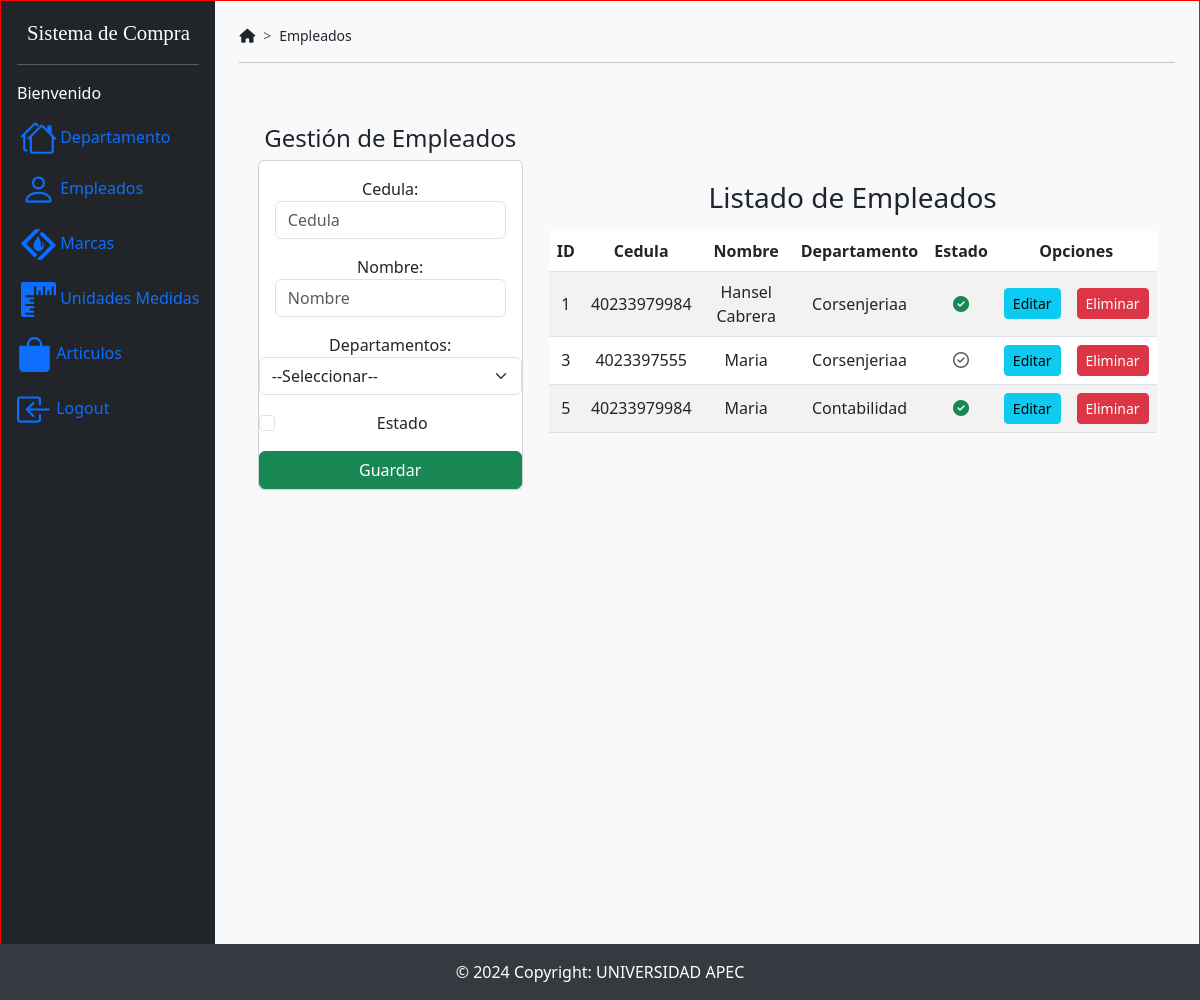
The app's page /principalEmpleados, older data.
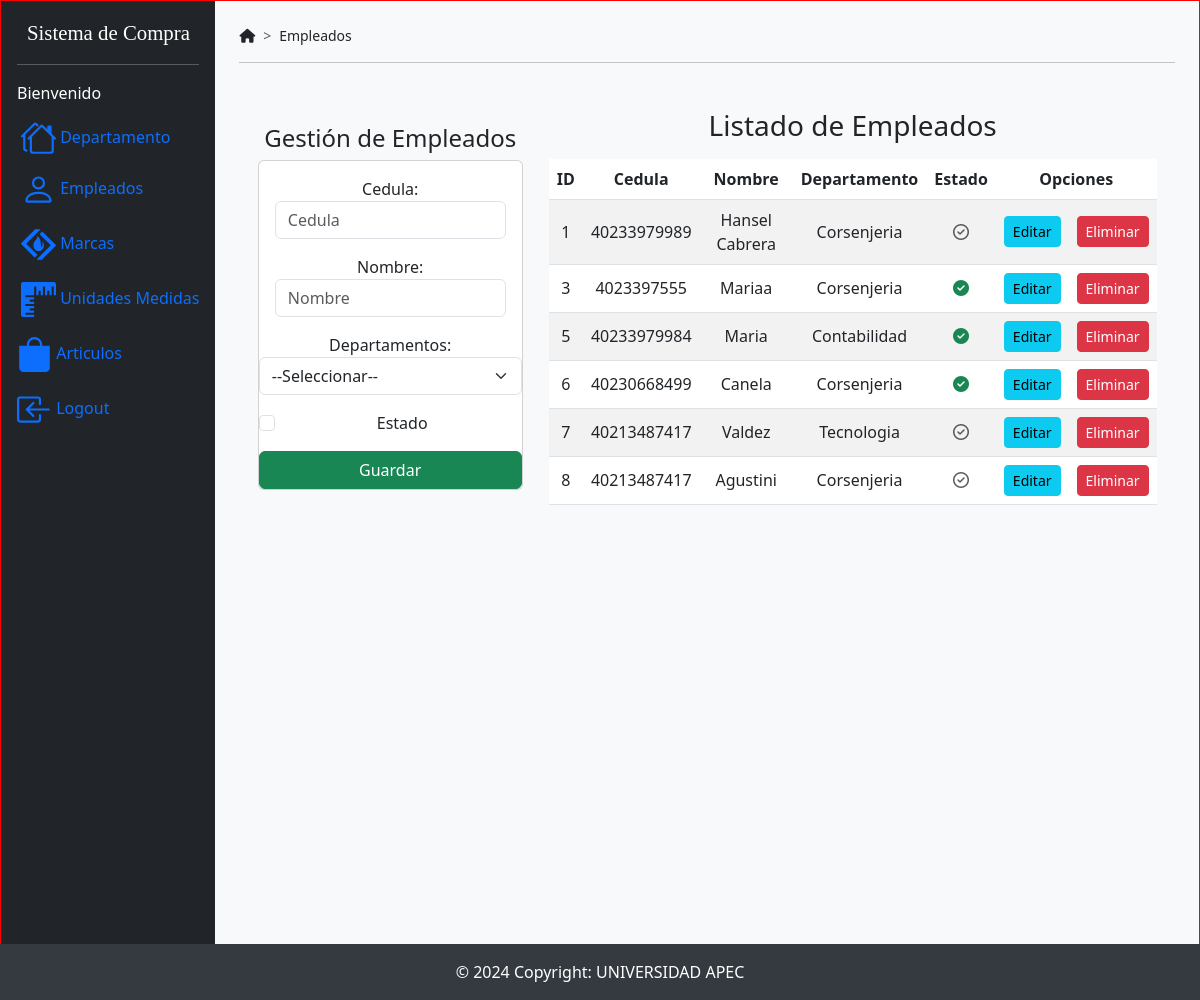
The same page, newer data.
### SistemaCompraApp/models.py (models this page shows)
class Empleados(models.Model):
    idempleado = models.AutoField(db_column='IdEmpleado', primary_key=True, blank=False, null=False)  # Field name made lowercase.
    cedula = models.TextField(db_column='Cedula')  # Field name made lowercase.
    nombre = models.TextField(db_column='Nombre')  # Field name made lowercase.
    departamento = models.ForeignKey(Departamentos, models.DO_NOTHING, db_column='Departamento', blank=True, null=True)  # Field name made lowercase.
    estado = models.TextField(db_column='Estado', blank=True, null=True)  # Field name made lowercase.
    class Meta:
        managed = False
        db_table = 'Empleados'

class Departamentos(models.Model):
    iddepartamento = models.AutoField(db_column='IdDepartamento', primary_key=True, blank=False, null=False)  # Field name made lowercase.
    nombre = models.TextField(db_column='Nombre')  # Field name made lowercase.
    estado = models.BooleanField(db_column='Estado', blank=True, null=True)  # Field name made lowercase.
    class Meta:
        managed = False
        db_table = 'Departamentos'

### SistemaCompraApp/views.py (the view)
# urls.py: path('principalEmpleados',views.principalEmpleados),
def principalEmpleados(request):
    empleados = Empleados.objects.all()
    departamentos = Departamentos.objects.all()
    return render(request, 'principalEmpleados.html',{
        'empleados':empleados,
        'departamentos':departamentos
    })

### SistemaCompraApp/templates/principalEmpleados.html (shortened to what this page needs)
{% extends "./base.html" %} {% block title %}Sistema de Compras{% endblock %}
{%block navegacion %}Empleados{% endblock %} {% block body %}
<div class="row">
  <div class="col-sm-12 col-md-8 col-lg-6 col-xl-11 mb-4">
    <h4>Gestión de Empleados</h4>
    <div class="card">
      <div class="card-body">
        <form action="/registrarEmpleado/" method="post">
          <div class="form-group mb-3">
            <label for="txtCedulaEmpleado">Cedula:</label>
            <input
              type="text"
              name="txtEmpleadoCedula"
              id="txtEmpleadoCedula"
              class="form-control"
              placeholder="Cedula"
              minlength="1"
              maxlength="11"
              required
              pattern="[0-9]+"
              title="Solo numeros; sin espacios o caracteres especiales"
            />
          </div>
            <label for="txtEmpleadoNombre">Nombre:</label>
            <input
              type="text"
              name="txtEmpleadoNombre"
              id="txtEmpleadoNombre"
              class="form-control"
              placeholder="Nombre"
              minlength="1"
              maxlength="500"
              required
            />
          </div>
          <div class="form-group mb-3">
            <label for="txtDepartamentoId">Departamentos:</label>
            <select class="form-select"
                    name="txtDepartamentoId"
                    id="txtDepartamentoId">
                <option selected>--Seleccionar--</option>
            </select>
        </div>
          <div class="form-check mb-3">
            <input
              class="form-check-input"
              type="checkbox"
              name="txtEmpleadoEstado"
              id="txtEmpleadoEstado"
              required
            />
            <label class="form-check-label" for="txtEmpleadoEstado"
              >Estado</label
            >
          </div>
          <div class="d-grid">
            <button type="submit" class="btn btn-success text-white">
              Guardar
            </button>
          </div>
      </div>
    </div>
  </div>
  <div class="col-sm-12 col-md-6 col-lg-8 col-xl-8">
    <h3>Listado de Empleados</h3>
    <div class="table-responsive py-2">
      <table class="table table-striped">
        <thead>
          <tr>
            <th>ID</th>
            <th>Cedula</th>
            <th>Nombre</th>
            <th>Departamento</th>
            <th>Estado</th>
            <th colspan="2">Opciones</th>
          </tr>
        </thead>
        <tbody>
          {% for empleado in empleados %}
          <tr>
            <td>{{ empleado.idempleado }}</td>
            <td>{{ empleado.cedula }}</td>
            <td>{{empleado.nombre }}</td>
            <td>{{ empleado.departamento.nombre }}</td>
            <td>
              {% if empleado.estado == "1" %}
              <i class="fa-solid fa-circle-check text-success"></i>
              {% else %}
              <i class="fa-regular fa-circle-check text-muted"></i>
              {% endif %}
            </td>
            <td>
              <a href="edicionEmpleados/{{ empleado.idempleado }}"
                class="btn btn-info btn-sm"
                >Editar</a
              >
            </td>
            <td>
              <a
                href="eliminarEmpleado/{{ empleado.idempleado }}"
                class="btn btn-danger btn-sm btnEliminacion"
                >Eliminar</a
              >
            </td>
          </tr>
          {% endfor %}
        </tbody>
      </table>
    </div>
  </div>
</div>
{% endblock %}

### SistemaCompraApp/templates/base.html (shortened to what this page needs)
<!doctype html>
<html lang="en">
<head>
    {% load static %}
    <link href="https://cdn.jsdelivr.net/npm/bootstrap@5.3.0-alpha3/dist/css/bootstrap.min.css" rel="stylesheet">
    <link rel="stylesheet" href="https://cdnjs.cloudflare.com/ajax/libs/font-awesome/6.4.0/css/all.min.css"/>
    <link rel="stylesheet" href="{% static 'css/baseDesign.css' %}">
</head>
<body>
<div class="wrapper">
    <div class="container-fluid p-0 d-flex h-100 content">
        <div id="bdSidebar" class="d-flex flex-column flex-shrink-0 p-3 bg-dark text-white offcanvas-md offcanvas-start">
            <a href="#" class="navbar-brand titulo">Sistema de Compra</a>
            <hr>
            <span class="nav-link">Bienvenido <b>{{ user.username }}</b></span>
            <ul class="nav nav-pills flex-column mb-sm-auto mb-0 align-items-center align-items-sm-start">
                <li class="nav-item mt-2 px-0">
                    <a href="/principalDepartamentos" class="nav-link align-middle px-0">
                          Departamento
                    </a>
                </li>
                <li class="nav-item mb-1">
                    <a href="/principalEmpleados" class="nav-link align-middle px-0">
                           Empleados
                    </a>
                </li>
                <li class="nav-item mb-1">
                    <a href="/principalMarcas" class="nav-link align-middle px-0">
                           Marcas
                    </a>
                </li>
                <li class="nav-item mb-1">
                    <a href="/principalUnidadesdeMedida" class="nav-link align-middle px-0">
                        <svg xmlns="http://www.w3.org/2000/svg" width="35" height="35" fill="currentColor" class="bi bi-rulers  ms-1 d-none d-sm-inline" viewBox="0 0 16 16">
                            <path d="M1 0a1 1 0 0 0-1 1v14a1 1 0 0 0 1 1h5v-1H2v-1h4v-1H4v-1h2v-1H2v-1h4V9H4V8h2V7H2V6h4V2h1v4h1V4h1v2h1V2h1v4h1V4h1v2h1V2h1v4h1V1a1 1 0 0 0-1-1z"/>
                          </svg>  Unidades Medidas
                    </a>
                </li>
                <li class="nav-item mb-1">
                    <a href="/principalArticulos" class="nav-link align-middle px-0">
                        <svg xmlns="http://www.w3.org/2000/svg" width="35" height="35" fill="currentColor" class="bi bi-bag-fill" viewBox="0 0 16 16">
                            <path d="M8 1a2.5 2.5 0 0 1 2.5 2.5V4h-5v-.5A2.5 2.5 0 0 1 8 1m3.5 3v-.5a3.5 3.5 0 1 0-7 0V4H1v10a2 2 0 0 0 2 2h10a2 2 0 0 0 2-2V4z"/>
                          </svg> Articulos
                    </a>
                </li>
                <li class="nav-item mb-1">
                    <a href="/logout" class="nav-link align-middle px-0">
                           Logout
                    </a>
                </li>
            </ul>
        </div>
        <div class="bg-light flex-fill">
            <div class="p-4">
                <nav style="--bs-breadcrumb-divider:'>';font-size:14px">
                    <ol class="breadcrumb">
                        <li class="breadcrumb-item"><i class="fa-solid fa-house"></i></li>
                        <li class="breadcrumb-item">{% block navegacion %}{% endblock %}</li>
                    </ol>
                </nav>
                <hr>
                <div class="container content-centered">
                    {% block body %}
                    {% endblock %}
                </div>
            </div>
        </div>
    </div>
    <footer class="fixed-bottom">
        © 2024 Copyright: UNIVERSIDAD APEC
    </footer>
{% load sweetify %}
</body>
</html>

### SistemaCompraApp/static/css/baseDesign.css (style rules this page uses)
th, td { text-align: center; vertical-align: middle; }
body { height: 1000px; border: 1px solid red; position: relative; }

### SistemaCompraApp/templates/base.html (style rules this page uses)
.content-centered { display: flex; justify-content: center; align-items: center; min-height: 60vh; text-align: center; }
.wrapper { display: flex; flex-direction: column; min-height: 100%; }
.content { flex: 1; }
a { text-decoration: none; color: blue; }
.titulo { font-family: 'Times New Roman', Times, serif; margin-left: 10px; font-size: 1.3rem; }
footer { background-color: #343a40; color: white; text-align: center; padding: 1rem 0; }

Row changes from the older to the newer data that the page shows:
changed Empleados "Hansel Cabrera": cedula "40233979984" → "40233979989"; departamento.nombre "Corsenjeriaa" → "Corsenjeria"; Estado "1" → "0" (drawn)
changed Empleados id 3: nombre "Maria" → "Mariaa"; departamento.nombre "Corsenjeriaa" → "Corsenjeria"; Estado "0" → "1" (drawn)
added Empleados: idempleado "6", cedula "40230668499", nombre "Canela", departamento.nombre "Corsenjeria", Estado "1" (drawn)
added Empleados: idempleado "7", cedula "40213487417", nombre "Valdez", departamento.nombre "Tecnologia", Estado "on" (drawn)
added Empleados: idempleado "8", cedula "40213487417", nombre "Agustini", departamento.nombre "Corsenjeria", Estado "on" (drawn)
